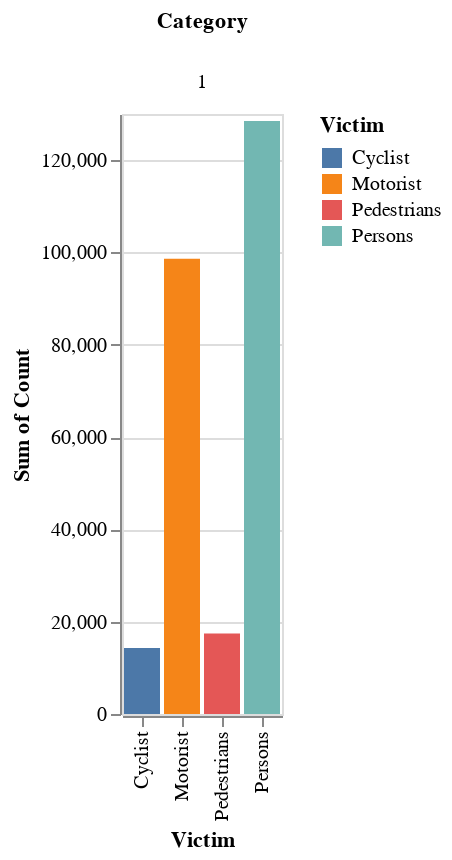

Here is the notebook cell this chart was saved with:
### Code cell
all_vals_category = injury_comparison_combined_df['Category'].unique()

charts = []

for val in all_vals_category:
    chart = alt.Chart(injury_comparison_combined_df[injury_comparison_combined_df['Category'] == val]).mark_bar().encode(
        x='Victim:O',
        y='sum(Count):Q',
        color='Victim:N',
        column='Category:N'
    )

    chart.display()

### Figure 1 — Vega-Lite specification as saved in the notebook (floating-point values rounded to 4 significant figures)
{"config": {"view": {"continuousWidth": 400, "continuousHeight": 300}}, "data": {"name": "data-b5849f8c11cfea12d0e9e284426be1a4"}, "mark": "bar", "encoding": {"color": {"type": "nominal", "field": "Victim"}, "column": {"type": "nominal", "field": "Category"}, "x": {"type": "ordinal", "field": "Victim"}, "y": {"type": "quantitative", "aggregate": "sum", "field": "Count"}}, "$schema": "https://vega.github.io/schema/vega-lite/v4.8.1.json", "datasets": {"data-b5849f8c11cfea12d0e9e284426be1a4": [{"Category": 1.0, "Count": 128479, "Victim": "Persons"}, {"Category": 1.0, "Count": 17448, "Victim": "Pedestrians"}, {"Category": 1.0, "Count": 14323, "Victim": "Cyclist"}, {"Category": 1.0, "Count": 98614, "Victim": "Motorist"}]}}
